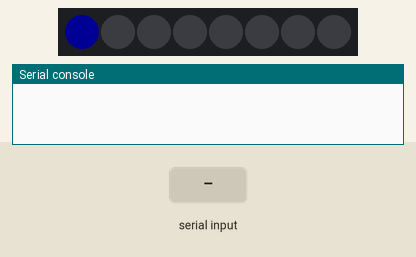
The program below on a simulated MicroPython board. On the bench: 8 RGB LEDs in strip order, left to right, the last lines printed to the serial console. Inputs (shaded band) come from the test bench. Dim RGB values are drawn brighter than linear; threads take turns every 2 ms.

Above: at 1.2 s.
1.3 s: "1" typed at the serial console, then Enter
At 1.9 s:
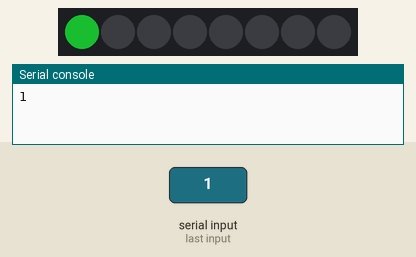
4.3 s: "0" typed at the serial console, then Enter
At 6.5 s:
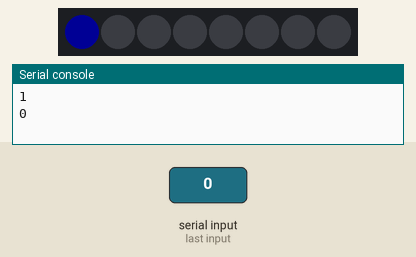
7.3 s: "2" typed at the serial console, then Enter
At 8.7 s:
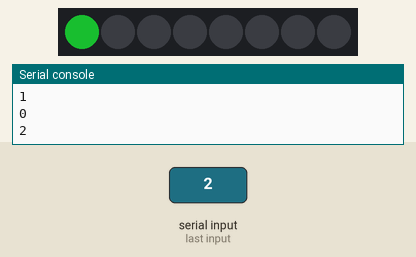
Timing chart, 0 to 10.5 s (numbered marks = the images above; inputs shaded):
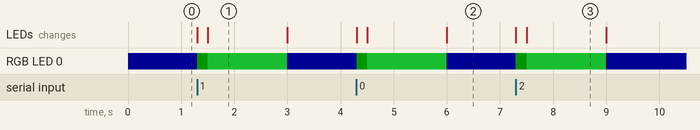

The program:

_main.py
```python
# main.py -- put your code here!
import sys
import time
from machine import Pin
from neopixel import NeoPixel
import _thread

pin = Pin(8, Pin.OUT)   # set GPIO0 to output to drive NeoPixels
np = NeoPixel(pin, 8)   # create NeoPixel driver on GPIO0 for 8 pixels
np[0] = (255, 255, 255) # set the first pixel to white
np.write()              # write data to all pixels
# r, g, b = np[0]

def serial_com():
    while True:
        np[0] = (0,0,20)
        np.write()
        time.sleep_ms(500)
        try:
            rx = sys.stdin.readline()
            np[0] = (0,20,0)
            np.write()
            time.sleep_ms(200)
            if rx == "b'gateway\n'":
                np[0] = (0,30,30)
                np.write()
                time.sleep_ms(1500)
            elif rx == "b'node\n'":
                np[0] = (30,30,0)
                np.write()
                time.sleep_ms(1500)
            else:
                np[0] = (10,80,20)
                np.write()
                time.sleep_ms(1500)
        except:
            np[0] = (128,0,0)
            np.write()
            time.sleep_ms(500)

_thread.start_new_thread(serial_com, ())
```

Measured:
- after the input at 1.3 s, RGB LED 0: RGB(0, 0, 20) → RGB(0, 20, 0) at once, → RGB(10, 80, 20) 0.20 s later, → RGB(0, 0, 20) 1.5 s later; the LEDs: first change at once (image 1 shows a later state)
- after the input at 4.3 s, RGB LED 0: RGB(0, 0, 20) → RGB(0, 20, 0) at once, → RGB(10, 80, 20) 0.20 s later, → RGB(0, 0, 20) 1.5 s later; the LEDs: first change at once (image 2 shows a later state)
- after the input at 7.3 s, RGB LED 0: RGB(0, 0, 20) → RGB(0, 20, 0) at once, → RGB(10, 80, 20) 0.20 s later, → RGB(0, 0, 20) 1.5 s later; the LEDs: first change at once (image 3 shows a later state)
- what the display in image 1 shows lasts 1.5 s, from 1.5 s to 3.0 s
